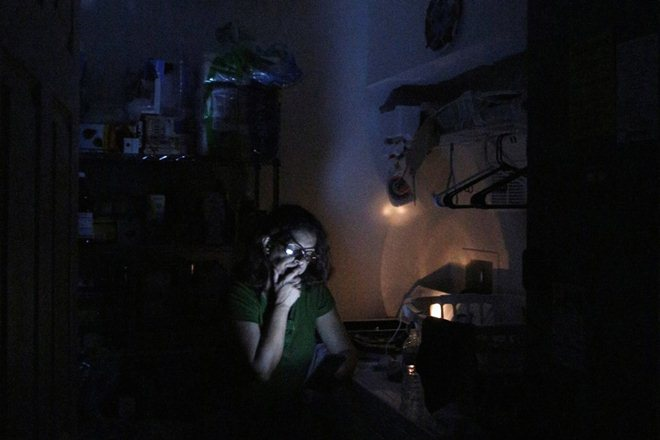
%> input picture Dataset/Part B/IMG_11.png, 660 x 440 px
$ octave improved_adaptive_gamma_correction.m   (GNU Octave 9; MATLAB toolbox functions it lacks are replaced by stand-ins)
%> lines starting %> are read from the running program, lines starting %| are printed output that depends on the picture
%Improved Gamma Correction
%source: https://arxiv.org/ftp/arxiv/papers/1709/1709.04427.pdf

clc;
clear;
close all;
% D = '../Dataset/Part A/';
D = '../Dataset/Part B/';
S = fullfile(pwd, D, 'IMG_11.png');

im = imread(S); % input image
%> im is the input picture: size 440x660x3 uint8; mean R, G, B 19.3, 19.2, 22.6
%HSV to RGB
hsv_x = rgb2hsv(im);
%> hsv_x: size 440x660x3 double; mean H, S, V 0.379, 0.278, 0.0986
i = uint8(hsv_x(:,:,3) * 255);
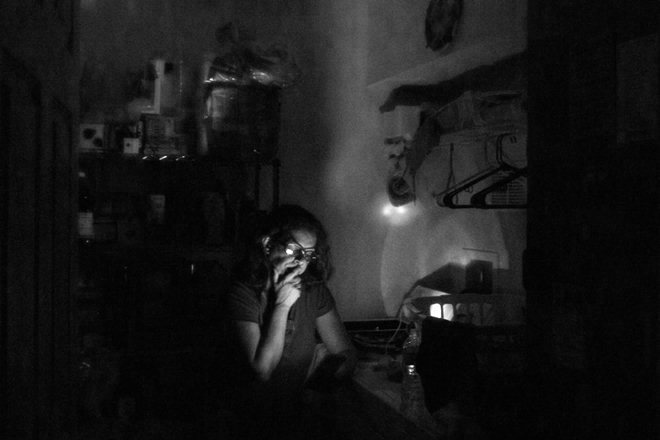
%> i: size 440x660 uint8; min 0, max 255, mean 25.1

hsv_y = improved_gamma_transform(i);
%> in improved_gamma_transform, `m = sum(sum(x))/total_pixels;`: m = 25.15
%> in improved_gamma_transform, `t = (m - T)/T;`: t = -0.804

i_new = double(hsv_y)/255.0;
hsv_x(:,:,3) = i_new;
y =  hsv2rgb(hsv_x);

% [11 lines of commented-out code are left out]
figure; imshow(im), title('Original Image');
figure; imshow(y), title('Improved Gamma Correction Transformed Image');


brisque_orig_img = round(brisque(im), 4);
% [13 lines not run here, left out]
function y = ce_dimmed(x)

    global trunc;
    global alpha_dimmed;

    alpha = alpha_dimmed;
    l_max = 255;
    [M,N]=size(x); % get size of image
%> M = 440; N = 660
    total_pixels = M*N;
%> total_pixels = 290400

    for i=0:255
       PDF1(i+1)=sum(sum(x==i))/total_pixels; %hist of input image
    end
%> after the loop, PDF1 = 256 values, max 0.0798 at index 7, min 3.44e-06 at index 246, mean 0.00391

    p_max = max(PDF1);
%> p_max = 0.0798
    p_min = min(PDF1);
%> p_min = 3.44e-06

    %weighting dist fn to smooth primary hist
    for i=0:255
        PDF2(i+1) = p_max * (((PDF1(i+1)-p_min)/(p_max-p_min))^alpha);
    end
%> after the loop, PDF2 = 256 values, max 0.0798 at index 7, min 0 at index 246, mean 0.00601

    %normalize prob
    PDF3 = PDF2/sum(PDF2);
%> PDF3 = 256 values, max 0.0519 at index 7, min 0 at index 246, mean 0.00391

    PDF = PDF3;
%> PDF has the same summary as PDF3
    y=x;
    for i=0:255
       I = find(x==i); %index of pixels in input image with value ‘i’
       CDF = sum(PDF(1:i));
       gamma = max(trunc, 1 - CDF);
       y(I) = round(l_max*((i/l_max)^gamma));
    end
%> this loop made 256 passes
%> (CDF, gamma) on passes 1 to 3: (0, 1), (0.000588, 0.999), (0.00241, 0.998)
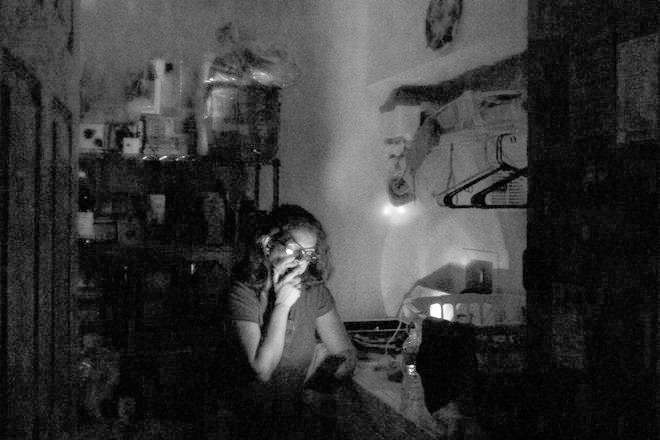
%> y: size 440x660 uint8; min 0, max 255, mean 55.1
%> `hsv_x(:,:,3) = i_new;`: hsv_x: size 440x660x3 double; mean H, S, V 0.379, 0.278, 0.216
%> `y =  hsv2rgb(hsv_x);`:
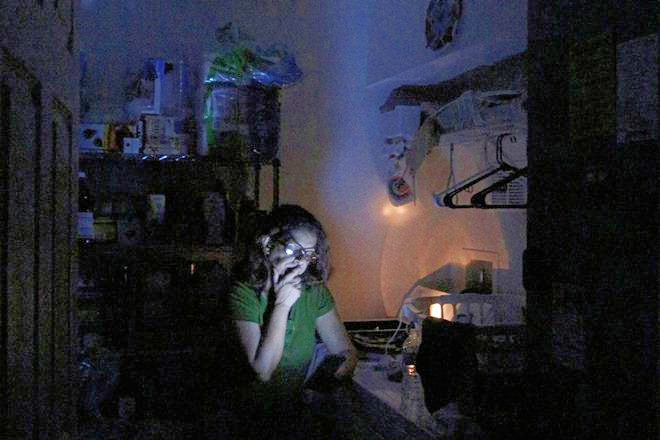
%> y: size 440x660x3 double; mean R, G, B 0.163, 0.164, 0.198
%> the run ends on the next line

end

% Negative-image-based AGC Algorithm
function y = ce_bright(x)

    global alpha_bright;

    alpha = alpha_bright;
    l_max = 255;
    [M,N]=size(x); % get size of image
    total_pixels = M*N;

    x = 255 - x;

    for i=0:255
       PDF1(i+1)=sum(sum(x==i))/total_pixels; %hist of input image
    end

    p_max = max(PDF1);
    p_min = min(PDF1);

    %weighting dist fn to smooth primary hist
    for i=0:255
        PDF2(i+1) = p_max * (((PDF1(i+1)-p_min)/(p_max-p_min))^alpha);
    end

    %normalize prob
    PDF3 = PDF2/sum(PDF2);

    PDF = PDF3;
    y=x;
    for i=0:255
       I = find(x==i); %index of pixels in input image with value ‘i’
       CDF = sum(PDF(1:i));
       gamma = 1 - CDF;
       y(I) = round(l_max*((i/l_max)^gamma));
    end

    y = round(255 - y);
end

% The input image is judged as dimmed if t < -thresh and bright if t > thresh
% The images with normal illuminance threshold, t <= thresh are found to be unfit for AGC-based enhancement
% thus, not addressed by the following techniques.
function y = improved_gamma_transform(x)

    global T;
    global thresh;
    global trunc;
    global alpha_dimmed;
    global alpha_bright;

    % paper parameters
    %T = 112;           % T is appropriate to be set as about the half of maximum pixel intensity, i.e., 128 for 8-bit images.
    T = 128;
    thresh = 0.3;      % threshold used for distinguishing brightness-distorted images from normal ones. set experimentally in consideration of the trade-off between enhancement quality and technical applicability.
    trunc = 0.5;
    alpha_dimmed = 0.75;
    alpha_bright = 0.25;

    [M,N]=size(x); % get size of image
    total_pixels = M*N;

    m = sum(sum(x))/total_pixels;
    t = (m - T)/T;

    if t < -thresh
        "image is dimmed; call function dimmed"
        y = ce_dimmed(x);
    elseif t > thresh
        "image is bright; call function bright"
        y = ce_bright(x);
    else
        "no change"
        y = x;
    end
end

$ run again, with Dataset/Part B/IMG_1.png copied over Dataset/Part B/IMG_11.png
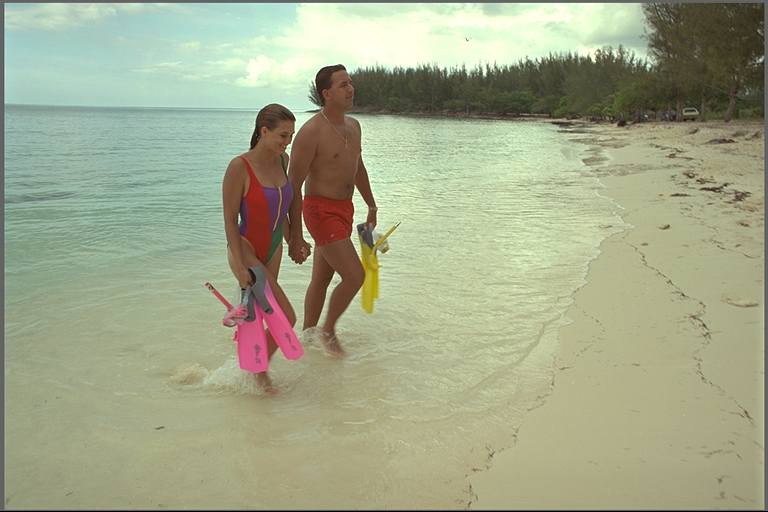
%> input picture Dataset/Part B/IMG_1.png, 768 x 512 px
%> im is the input picture: size 512x768x3 uint8; mean R, G, B 161.6, 167, 137.9
%> m = 171.2
%> t = 0.338
%> in ce_bright, `x = 255 - x;`:
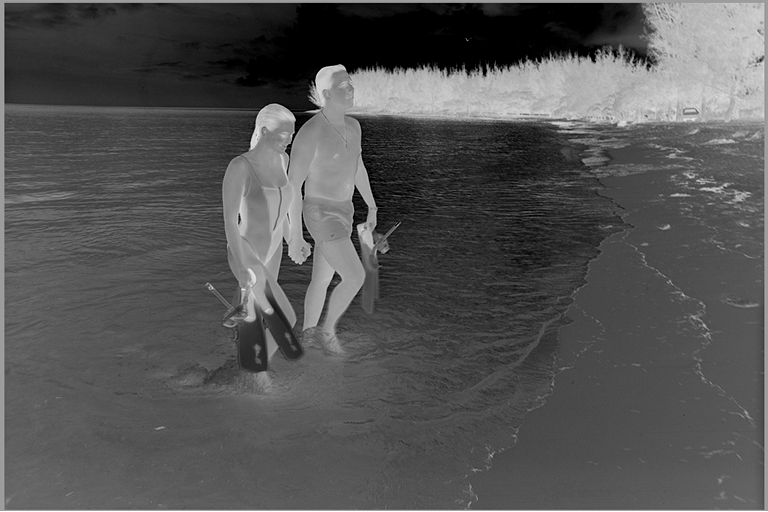
%> x: size 512x768 uint8; min 0, max 255, mean 83.8
%> after the loop in ce_bright, `for i=0:255`: PDF1 = 256 values, max 0.0428 at index 1, min 0 at index 228, mean 0.00391
%> p_max = 0.0428
%> p_min = 0
%> after the loop in ce_bright, `for i=0:255`: PDF2 = 256 values, max 0.0428 at index 1, min 0 at index 228, mean 0.0189
%> PDF3 = 256 values, max 0.00886 at index 1, min 0 at index 228, mean 0.00391
%> PDF has the same summary as PDF3
%> the loop in ce_bright, `for i=0:255` made 256 passes
%> (CDF, gamma) on passes 1 to 3: (0, 1), (0.00886, 0.991), (0.0122, 0.988)
%> `y =  hsv2rgb(hsv_x);`:
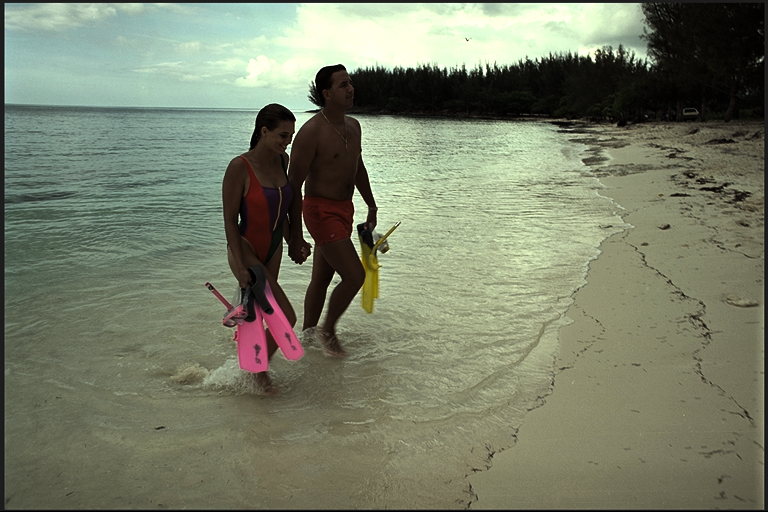
%> y: size 512x768x3 double; mean R, G, B 0.471, 0.494, 0.412

$ run again, with Dataset/Part B/IMG_10.png copied over Dataset/Part B/IMG_11.png
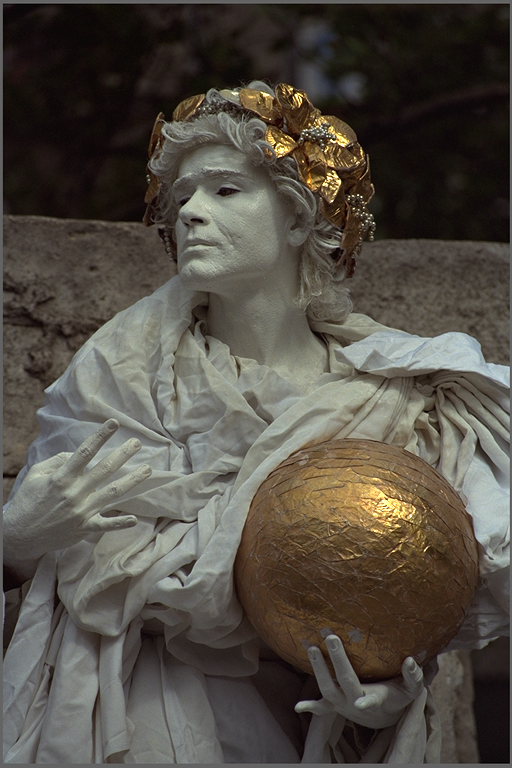
%> input picture Dataset/Part B/IMG_10.png, 512 x 768 px
%> im is the input picture: size 768x512x3 uint8; mean R, G, B 82.7, 77.1, 69
%> `i = uint8(hsv_x(:,:,3) * 255);`:
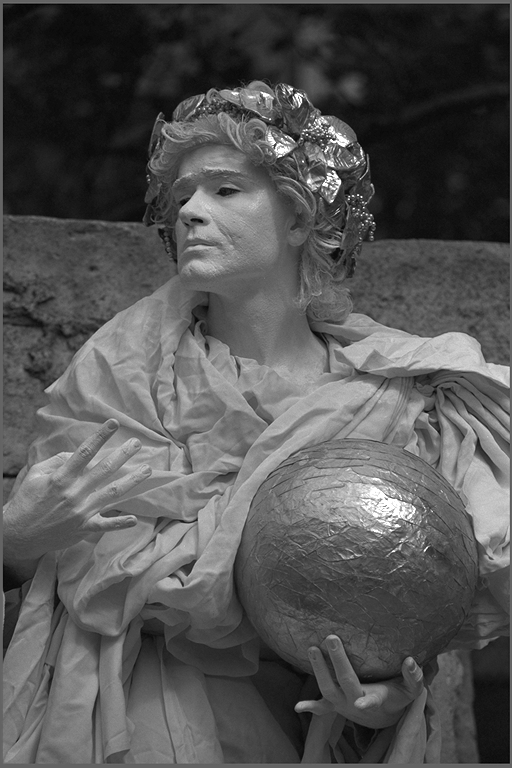
%> i: size 768x512 uint8; min 1, max 255, mean 84
%> m = 83.95
%> t = -0.344
%> after the loop in ce_dimmed, `for i=0:255`: PDF1 = 256 values, max 0.0219 at index 18, min 0 at index 1, mean 0.00391
%> p_max = 0.0219
%> p_min = 0
%> after the loop in ce_dimmed, `for i=0:255`: PDF2 = 256 values, max 0.0219 at index 18, min 0 at index 1, mean 0.00544
%> PDF3 = 256 values, max 0.0157 at index 18, min 0 at index 1, mean 0.00391
%> PDF has the same summary as PDF3
%> the loop in ce_dimmed, `for i=0:255` made 256 passes
%> (CDF, gamma) on passes 1 to 3: (0, 1), (0, 1), (0.000172, 1)
%> `y =  hsv2rgb(hsv_x);`:
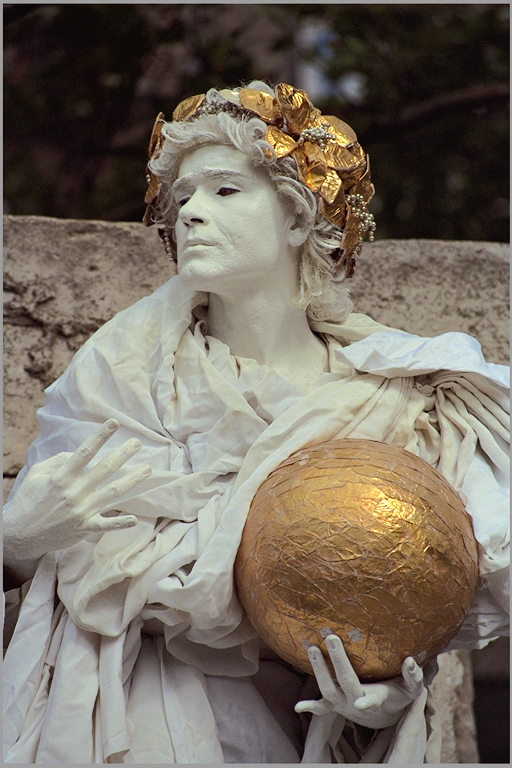
%> y: size 768x512x3 double; mean R, G, B 0.471, 0.437, 0.392

$ run again, with Dataset/Part B/IMG_2.png copied over Dataset/Part B/IMG_11.png
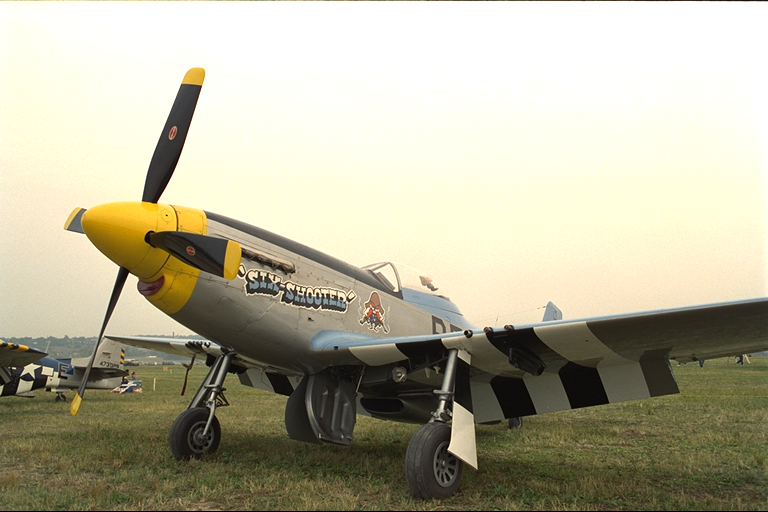
%> input picture Dataset/Part B/IMG_2.png, 768 x 512 px
%> im is the input picture: size 512x768x3 uint8; mean R, G, B 180.5, 176.3, 154.7
%> m = 180.9
%> t = 0.413
%> in ce_bright, `x = 255 - x;`:
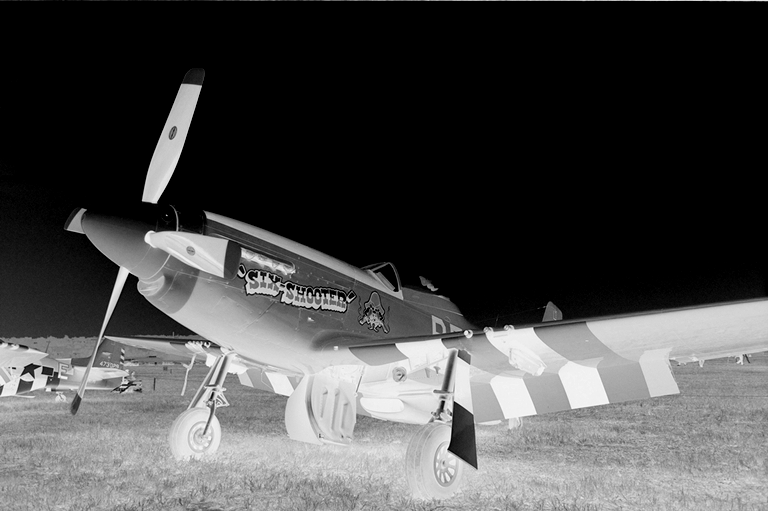
%> x: size 512x768 uint8; min 0, max 255, mean 74.1
%> after the loop in ce_bright, `for i=0:255`: PDF1 = 256 values, max 0.495 at index 1, min 0 at index 254, mean 0.00391
%> p_max = 0.495
%> p_min = 0
%> after the loop in ce_bright, `for i=0:255`: PDF2 = 256 values, max 0.495 at index 1, min 0 at index 254, mean 0.119
%> PDF3 = 256 values, max 0.0163 at index 1, min 0 at index 254, mean 0.00391
%> PDF has the same summary as PDF3
%> the loop in ce_bright, `for i=0:255` made 256 passes
%> (CDF, gamma) on passes 1 to 3: (0, 1), (0.0163, 0.984), (0.0206, 0.979)
%> `y =  hsv2rgb(hsv_x);`:
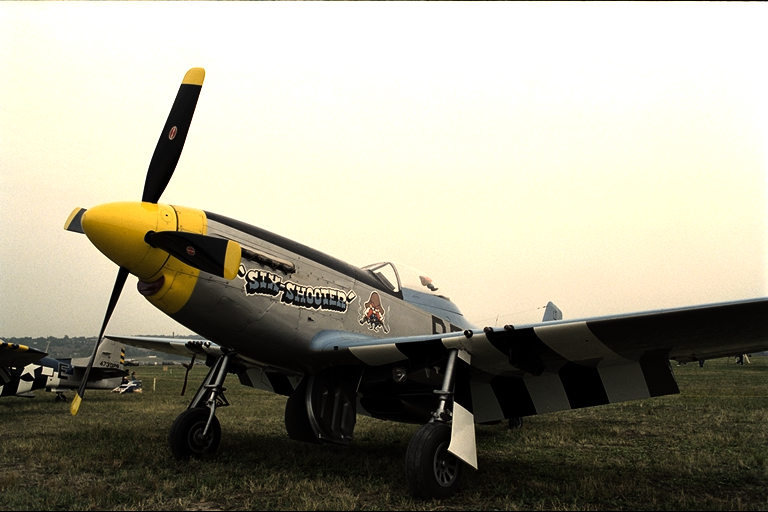
%> y: size 512x768x3 double; mean R, G, B 0.633, 0.621, 0.557
